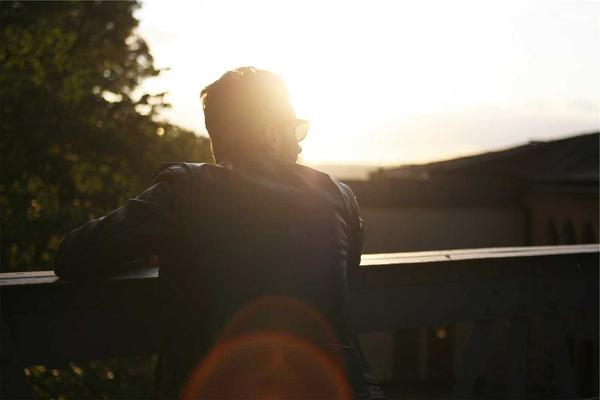
#> input picture 实验课/作业2/test.jpg, 600 x 400 px, found by its file name
$ python main.py
#> lines starting #> are read from the running program, lines starting #| are printed output that depends on the picture
import cv2
import numpy as np
import matplotlib.pyplot as plt
img = cv2.imread("test.jpg")
#> img is the input picture: shape (400, 600, 3); mean B, G, R 86.9, 98.1, 105.2
if img is None:
    print("无法读取图片，请检查文件名和路径！")
    exit()
height, width, channels = img.shape
#> height = 400; width = 600; channels = 3
print("图像基本信息：")
print(f"宽度: {width} 像素")
#| 宽度: 600 像素
print(f"高度: {height} 像素")
#| 高度: 400 像素
print(f"通道数: {channels}")
#| 通道数: 3
print(f"像素数据类型: {img.dtype}")
#| 像素数据类型: uint8
img_rgb = cv2.cvtColor(img, cv2.COLOR_BGR2RGB)
plt.figure("原图")
plt.imshow(img_rgb)
plt.axis("off")
gray_img = cv2.cvtColor(img, cv2.COLOR_BGR2GRAY)
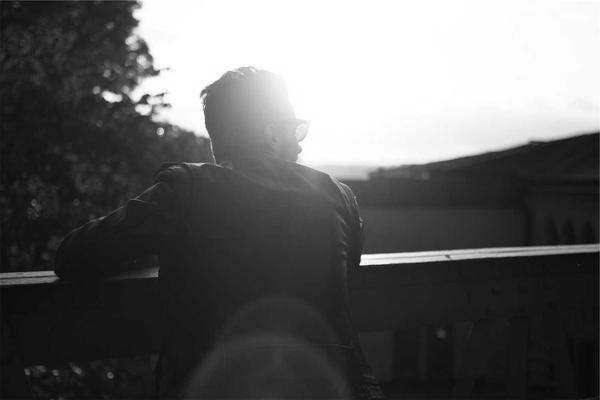
#> gray_img: shape (400, 600); min 2, max 255, mean 98.9
plt.figure("灰度图")
plt.imshow(gray_img, cmap="gray")
plt.axis("off")
cv2.imwrite("gray_test.jpg", gray_img)
print("灰度图已保存为: gray_test.jpg")
if gray_img.shape[0] > 100 and gray_img.shape[1] > 100:
    pixel_val = gray_img[100, 100]
#> pixel_val = 58
    print(f"灰度图 (100,100) 位置像素值: {pixel_val}")
#| 灰度图 (100,100) 位置像素值: 58
else:
    print("图像太小，无法取 (100,100) 位置像素")
crop_size = 100
if height >= crop_size and width >= crop_size:
    cropped = img[0:crop_size, 0:crop_size]
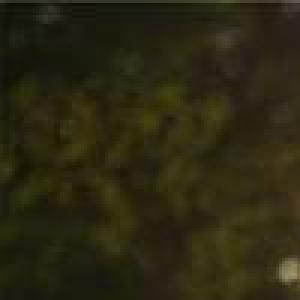
#> cropped: shape (100, 100, 3) (shown 3 times larger); mean B, G, R 17.7, 39.2, 43.6
    cv2.imwrite("cropped_test.jpg", cropped)
    print(f"左上角 {crop_size}x{crop_size} 区域已保存为: cropped_test.jpg")
else:
    print(f"图像小于 {crop_size}x{crop_size}，无法裁剪")
plt.show()

$ run again, with 实验课/作业9/task6_wrong_samples.png saved as 实验课/作业2/test.jpg
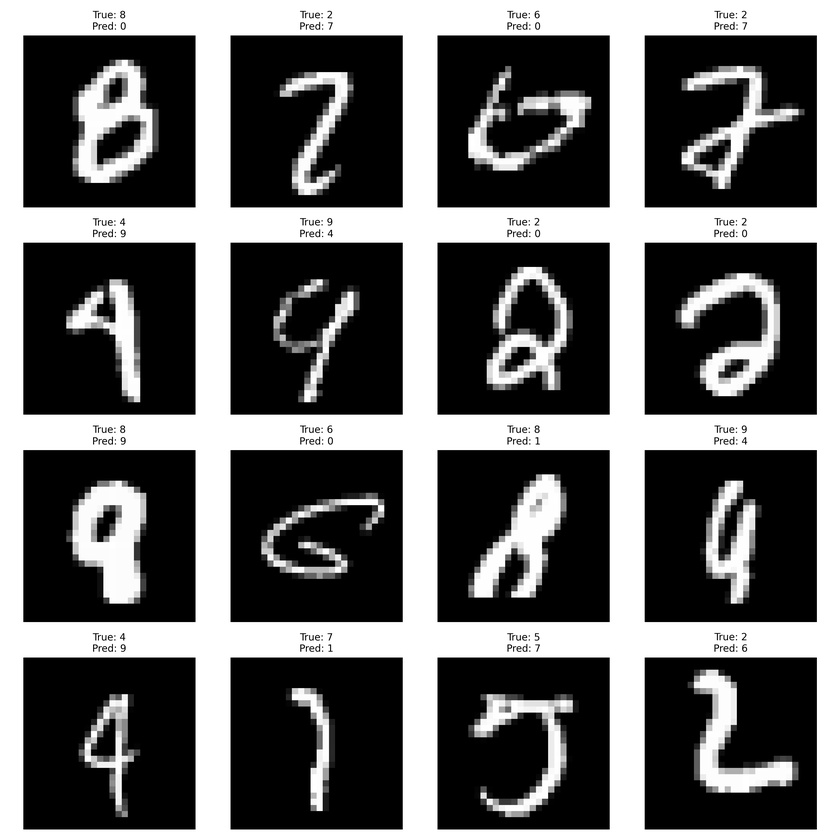
#> input picture 实验课/作业9/task6_wrong_samples.png, 840 x 840 px, shrunk from 3600 x 3600 before the run, found by its file name
#> img is the input picture: shape (840, 840, 3); min 0, max 255, mean 104
#| 宽度: 840 像素
#| 高度: 840 像素
#| 通道数: 3
#| 像素数据类型: uint8
#> pixel_val = 250
#| 灰度图 (100,100) 位置像素值: 250
#> `cropped = img[0:crop_size, 0:crop_size]`:
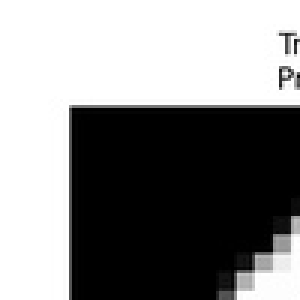
#> cropped: shape (100, 100, 3) (shown 3 times larger); min 0, max 255, mean 136.4

$ run again, with 理论课/作业3/test.jpg copied over 实验课/作业2/test.jpg
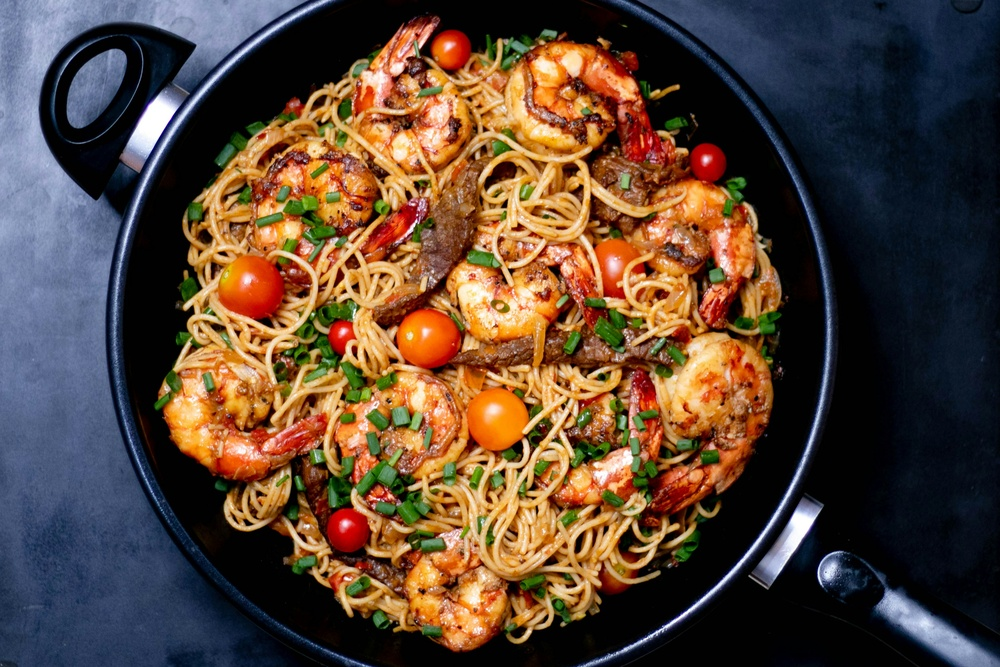
#> input picture 理论课/作业3/test.jpg, 1000 x 667 px, shrunk from 3444 x 2296 before the run, found by its file name
#> img is the input picture: shape (667, 1000, 3); mean B, G, R 54.9, 69.4, 90.5
#| 宽度: 1000 像素
#| 高度: 667 像素
#| 通道数: 3
#| 像素数据类型: uint8
#> `gray_img = cv2.cvtColor(img, cv2.COLOR_BGR2GRAY)`:
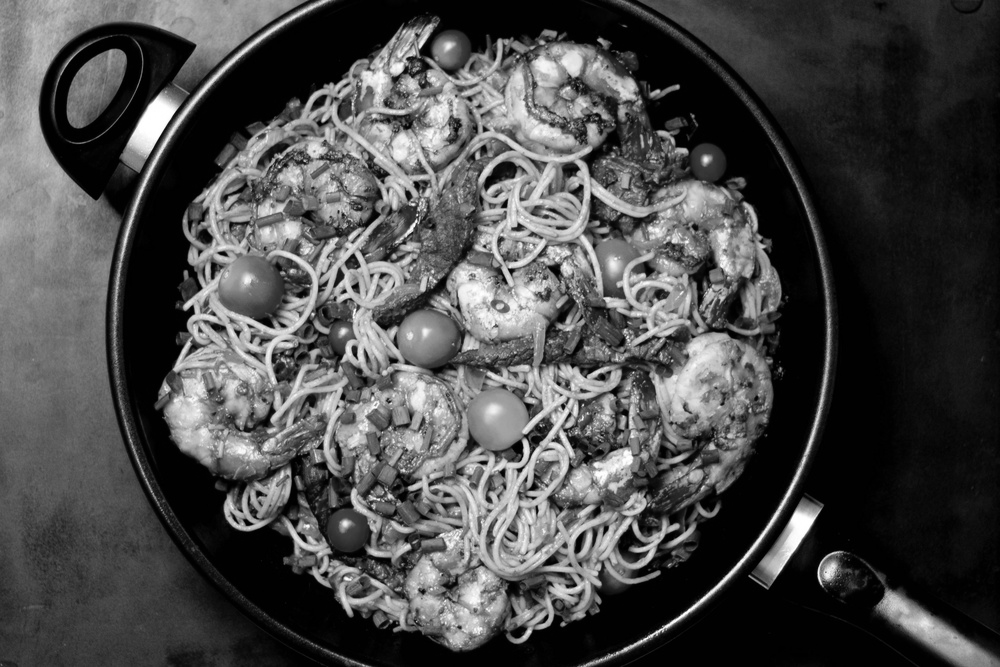
#> gray_img: shape (667, 1000); min 0, max 255, mean 74.1
#> pixel_val = 114
#| 灰度图 (100,100) 位置像素值: 114
#> `cropped = img[0:crop_size, 0:crop_size]`:
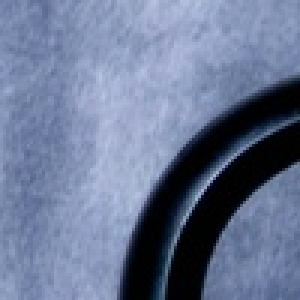
#> cropped: shape (100, 100, 3) (shown 3 times larger); mean B, G, R 148.5, 119.2, 106.5
